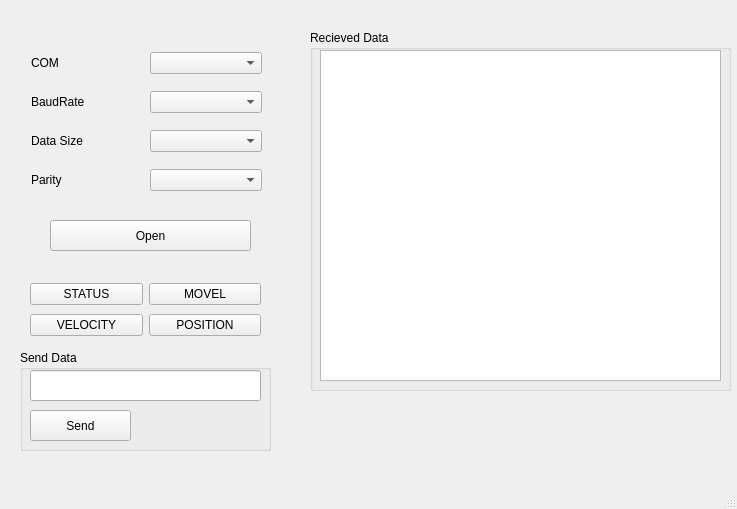
<?xml version="1.0" encoding="UTF-8"?>
<ui version="4.0">
 <class>MainWindow</class>
 <widget class="QMainWindow" name="MainWindow">
  <property name="geometry">
   <rect>
    <x>0</x>
    <y>0</y>
    <width>737</width>
    <height>509</height>
   </rect>
  </property>
  <property name="windowTitle">
   <string>MainWindow</string>
  </property>
  <widget class="QWidget" name="centralwidget">
   <widget class="QTextBrowser" name="textBrowser">
    <property name="geometry">
     <rect>
      <x>320</x>
      <y>50</y>
      <width>401</width>
      <height>331</height>
     </rect>
    </property>
   </widget>
   <widget class="QGroupBox" name="groupBox">
    <property name="geometry">
     <rect>
      <x>310</x>
      <y>30</y>
      <width>421</width>
      <height>361</height>
     </rect>
    </property>
    <property name="title">
     <string>Recieved Data</string>
    </property>
   </widget>
   <widget class="QLineEdit" name="lineEdit">
    <property name="geometry">
     <rect>
      <x>30</x>
      <y>370</y>
      <width>231</width>
      <height>31</height>
     </rect>
    </property>
   </widget>
   <widget class="QPushButton" name="sendButton">
    <property name="geometry">
     <rect>
      <x>30</x>
      <y>410</y>
      <width>101</width>
      <height>31</height>
     </rect>
    </property>
    <property name="text">
     <string>Send</string>
    </property>
   </widget>
   <widget class="QGroupBox" name="groupBox_2">
    <property name="geometry">
     <rect>
      <x>20</x>
      <y>350</y>
      <width>251</width>
      <height>101</height>
     </rect>
    </property>
    <property name="title">
     <string>Send Data</string>
    </property>
   </widget>
   <widget class="QWidget" name="layoutWidget">
    <property name="geometry">
     <rect>
      <x>30</x>
      <y>280</y>
      <width>231</width>
      <height>61</height>
     </rect>
    </property>
    <layout class="QHBoxLayout" name="horizontalLayout">
     <item>
      <layout class="QVBoxLayout" name="verticalLayout_2">
       <item>
        <widget class="QPushButton" name="sttButton">
         <property name="text">
          <string>STATUS</string>
         </property>
        </widget>
       </item>
       <item>
        <widget class="QPushButton" name="velButton">
         <property name="text">
          <string>VELOCITY</string>
         </property>
        </widget>
       </item>
      </layout>
     </item>
     <item>
      <layout class="QVBoxLayout" name="verticalLayout_3">
       <item>
        <widget class="QPushButton" name="movButton">
         <property name="text">
          <string>MOVEL</string>
         </property>
        </widget>
       </item>
       <item>
        <widget class="QPushButton" name="posButton">
         <property name="text">
          <string>POSITION</string>
         </property>
        </widget>
       </item>
      </layout>
     </item>
    </layout>
   </widget>
   <widget class="QWidget" name="layoutWidget">
    <property name="geometry">
     <rect>
      <x>31</x>
      <y>41</y>
      <width>231</width>
      <height>161</height>
     </rect>
    </property>
    <layout class="QVBoxLayout" name="verticalLayout">
     <item>
      <layout class="QHBoxLayout" name="horizontalLayout_2">
       <item>
        <widget class="QLabel" name="label">
         <property name="text">
          <string>COM</string>
         </property>
        </widget>
       </item>
       <item>
        <widget class="QComboBox" name="serialComboBox"/>
       </item>
      </layout>
     </item>
     <item>
      <layout class="QHBoxLayout" name="horizontalLayout_3">
       <item>
        <widget class="QLabel" name="label_5">
         <property name="text">
          <string>BaudRate</string>
         </property>
        </widget>
       </item>
       <item>
        <widget class="QComboBox" name="baudComboBox"/>
       </item>
      </layout>
     </item>
     <item>
      <layout class="QHBoxLayout" name="horizontalLayout_4">
       <item>
        <widget class="QLabel" name="label_3">
         <property name="text">
          <string>Data Size</string>
         </property>
        </widget>
       </item>
       <item>
        <widget class="QComboBox" name="sizeComboBox"/>
       </item>
      </layout>
     </item>
     <item>
      <layout class="QHBoxLayout" name="horizontalLayout_5">
       <item>
        <widget class="QLabel" name="label_4">
         <property name="text">
          <string>Parity</string>
         </property>
        </widget>
       </item>
       <item>
        <widget class="QComboBox" name="parityComboBox"/>
       </item>
      </layout>
     </item>
    </layout>
   </widget>
   <widget class="QPushButton" name="openButton">
    <property name="geometry">
     <rect>
      <x>50</x>
      <y>220</y>
      <width>201</width>
      <height>31</height>
     </rect>
    </property>
    <property name="text">
     <string>Open</string>
    </property>
   </widget>
   <zorder>groupBox</zorder>
   <zorder>groupBox_2</zorder>
   <zorder>textBrowser</zorder>
   <zorder>lineEdit</zorder>
   <zorder>sendButton</zorder>
   <zorder>layoutWidget</zorder>
   <zorder>layoutWidget</zorder>
   <zorder>openButton</zorder>
  </widget>
  <widget class="QMenuBar" name="menubar">
   <property name="geometry">
    <rect>
     <x>0</x>
     <y>0</y>
     <width>737</width>
     <height>21</height>
    </rect>
   </property>
  </widget>
  <widget class="QStatusBar" name="statusbar"/>
 </widget>
 <resources/>
 <connections/>
</ui>
